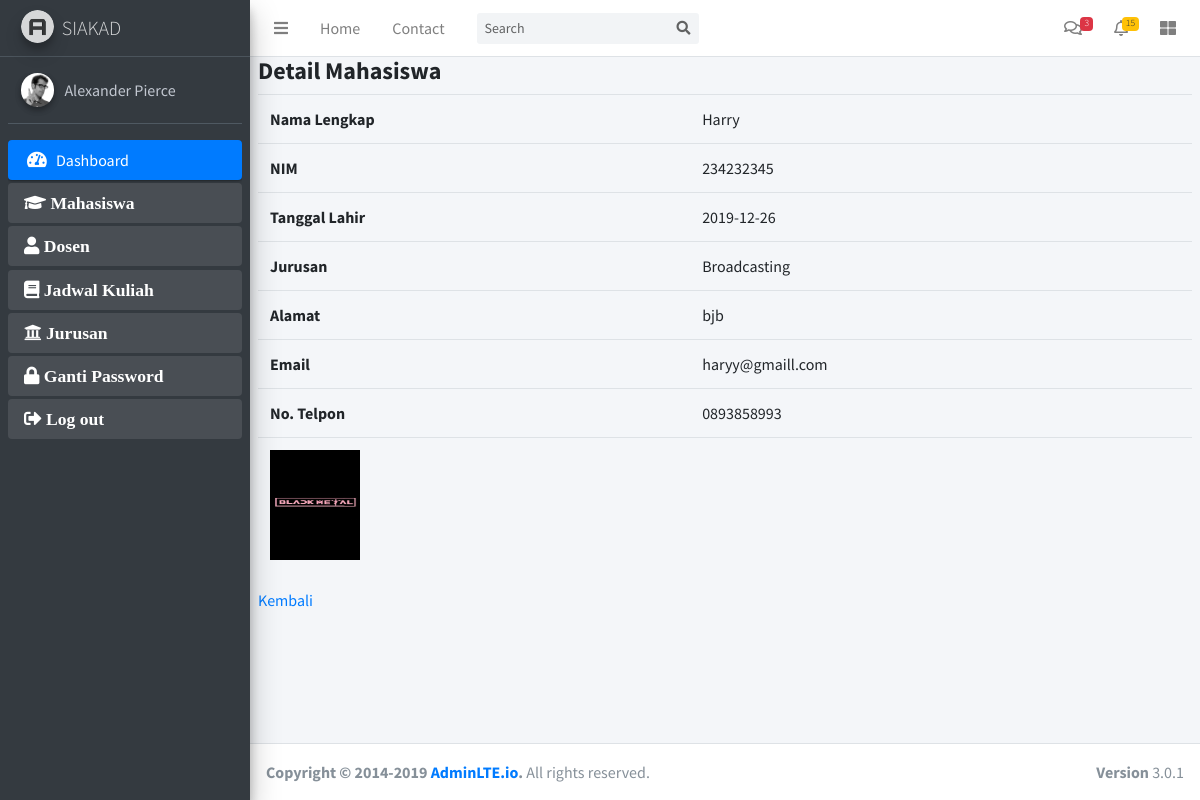
/index.php/mahasiswa/detail/14, run on the app's committed database.
### tables this page shows
CREATE TABLE `tb_mahasiswa` (
  `id` int(11) NOT NULL,
  `nama` varchar(100) NOT NULL,
  `nim` int(8) NOT NULL,
  `tgl_lahir` date NOT NULL,
  `jurusan` varchar(100) NOT NULL,
  `alamat` varchar(150) NOT NULL,
  `email` varchar(150) NOT NULL,
  `no_telp` varchar(20) NOT NULL,
  `foto` varchar(500) NOT NULL
);

### application/controllers/mahasiswa.php (called while the page is built, shortened)
<?php
class Mahasiswa extends CI_Controller{
    public function detail($id)
    {
        $this->load->model('m_mahasiswa');
        $detail = $this->m_mahasiswa->detail_data($id);
        $data["detail"] = $detail;
        $this->load->view('template/header');
		$this->load->view('template/sidebar');
		$this->load->view('detail', $data);
		$this->load->view('template/footer');
    }
}

### index.php (called while the page is built, shortened)
<?php
require_once BASEPATH.'core/CodeIgniter.php';

### application/models/m_mahasiswa.php (called while the page is built, shortened)
<?php
class M_mahasiswa extends CI_Model{
    public function detail_data($id = NULL)
    {
        $where = ['id' => $id];
        $query = $this->db->get_where('tb_mahasiswa', $where)->row();
        return $query;
    }
}

### application/views/detail.php (the view)
<div class="content-wrapper">
    <section class="content">
        <h4><strong>Detail Mahasiswa</strong></h4>
        <table class="table">
            <tr>
                <th>Nama Lengkap</th>
                <td><?php echo $detail->nama; ?></td>
            </tr>
            <tr>
                <th>NIM</th>
                <td><?php echo $detail->nim; ?></td>
            </tr>
            <tr>
                <th>Tanggal Lahir</th>
                <td><?php echo $detail->tgl_lahir; ?></td>
            </tr>
            <tr>
                <th>Jurusan</th>
                <td><?php echo $detail->jurusan; ?></td>
            </tr>
            <tr>
                <th>Alamat</th>
                <td><?php echo $detail->alamat; ?></td>
            </tr>
            <tr>
                <th>Email</th>
                <td><?php echo $detail->email; ?></td>
            </tr>
            <tr>
                <th>No. Telpon</th>
                <td><?php echo $detail->no_telp; ?></td>
            </tr>
            <tr>
                <td><img src="<?php echo base_url();?>assets/foto/<?php echo $detail->foto ?>" alt="" width="90px" height="110px"></td>
                <td></td>
            </tr>
        </table>
        <a href="<?php echo base_url('mahasiswa'); ?>">Kembali</a>
    </section>
</div>

### data on the page
tb_mahasiswa: nama "Harry", nim "234232345", tgl_lahir "2019-12-26", jurusan "Broadcasting", alamat "bjb", email "haryy@gmaill.com", no_telp "0893858993", foto (picture)
